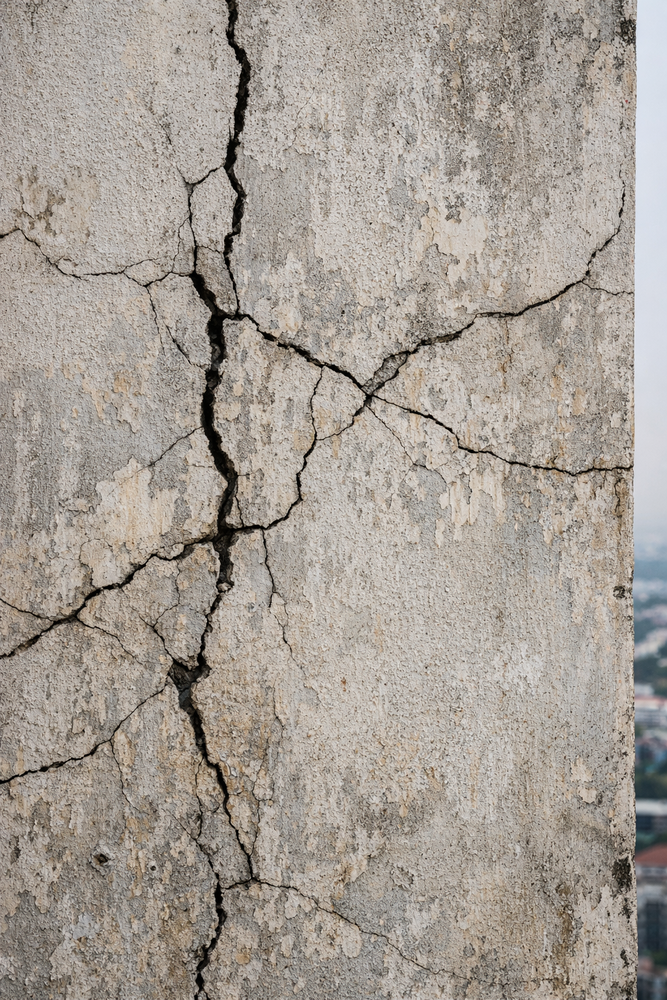
#> input picture sample_wall.png, 667 x 1000 px, shrunk from 1024 x 1536 before the run, given in place of sample_wall.jpg, which was not available
$ python crack_detection.py
#> lines starting #> are read from the running program, lines starting #| are printed output that depends on the picture; after the words box and inside, x2 and y2 are one past the last pixel; in counts of white or black regions, pixels touching at a corner belong together; pictures that were not available may be replaced by others from this repository, and a replacement may not be noted
import cv2
import numpy as np
import matplotlib.pyplot as plt
import os

# Load image captured by drone
image_path = "sample_wall.jpg"
image = cv2.imread(image_path)
#> image is the input picture: shape (1000, 667, 3); mean B, G, R 149, 157.3, 165

if image is None:
    raise FileNotFoundError("Input image not found. Place image in data/ folder.")

# Convert to grayscale
gray = cv2.cvtColor(image, cv2.COLOR_BGR2GRAY)
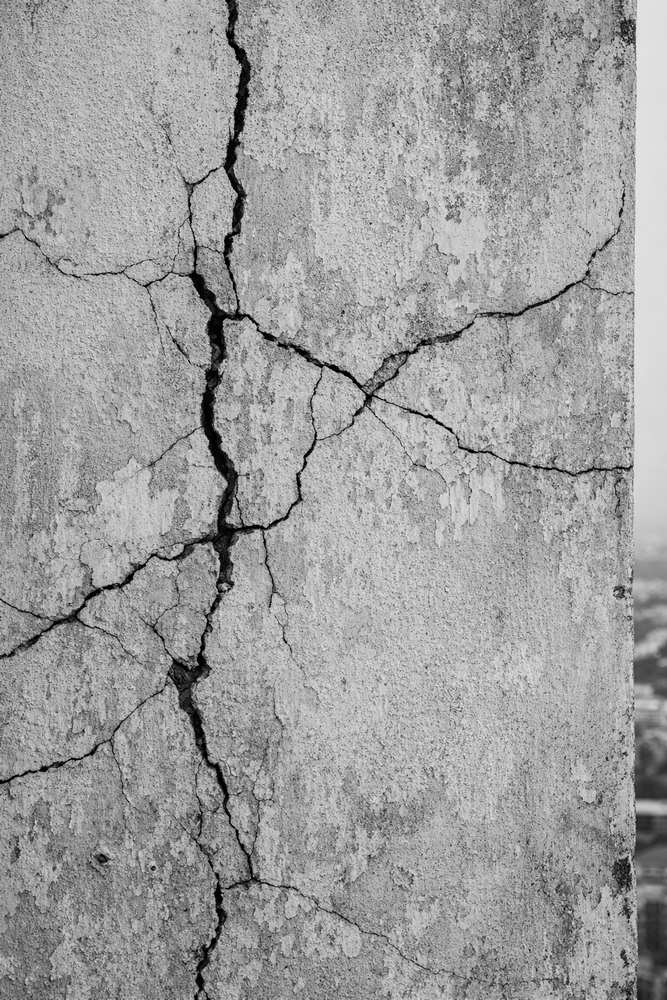
#> gray: shape (1000, 667); min 0, max 235, mean 158.6

# Reduce noise
blur = cv2.GaussianBlur(gray, (5, 5), 0)

# Detect edges (cracks)
edges = cv2.Canny(blur, 50, 150)
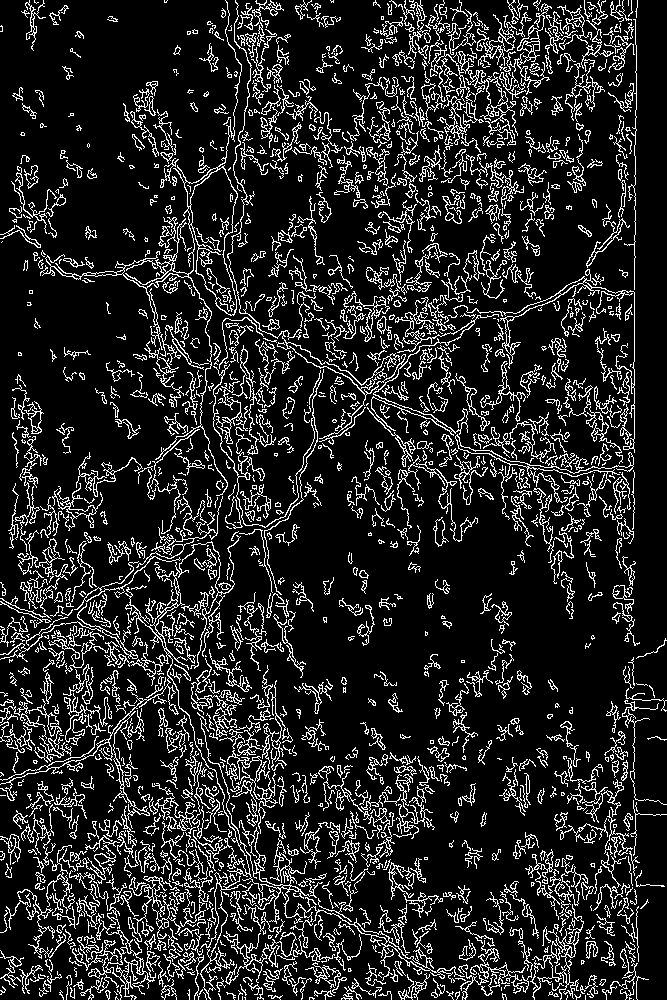
#> edges: shape (1000, 667); 14.3% white in thin lines or dots

# Strengthen cracks
kernel = np.ones((3, 3), np.uint8)
dilated = cv2.dilate(edges, kernel, iterations=1)
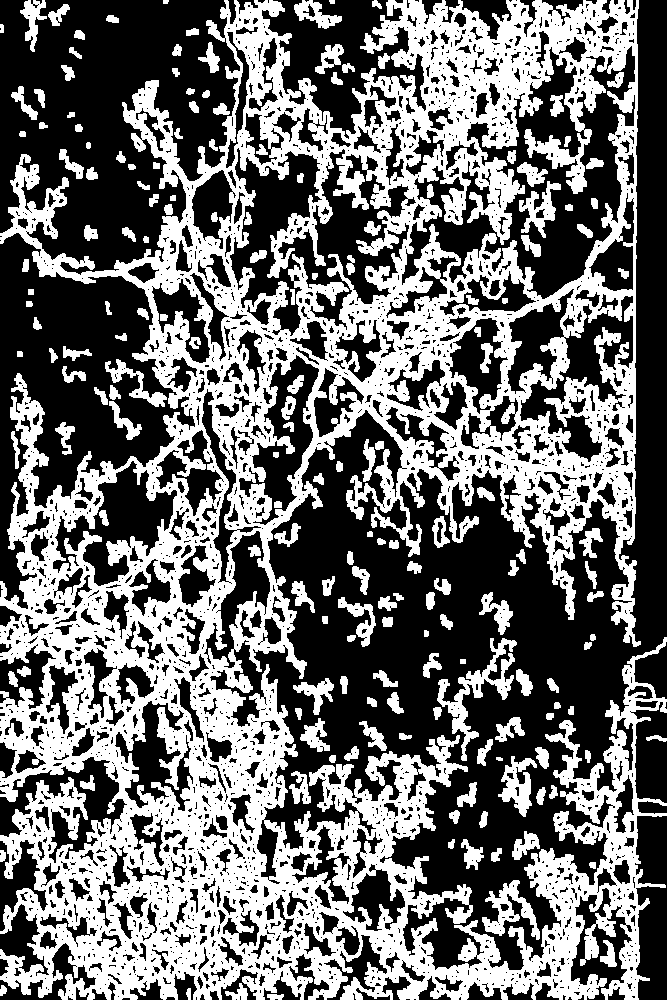
#> dilated: shape (1000, 667); 42.6% white; 178 white regions

# Find crack contours
contours, _ = cv2.findContours(dilated, cv2.RETR_EXTERNAL, cv2.CHAIN_APPROX_SIMPLE)
#> contours = 143 contours, 3 with area under 20; largest, box (x1, y1, x2, y2) and area: (0, 0, 667, 1000) 392799, (437, 638, 517, 761) 1866, (482, 880, 540, 940) 1180, (498, 756, 537, 817) 1004, (105, 359, 167, 407) 624

total_crack_pixels = 0

for cnt in contours:
    length = cv2.arcLength(cnt, False)
    total_crack_pixels += length
    cv2.drawContours(image, [cnt], -1, (0, 0, 255), 2)
#> this loop made 143 passes
#> (length, total_crack_pixels) on passes 1 to 12: (32.9, 32.9), (25.66, 58.56), (26.49, 85.04), (84.87, 169.9), (80.87, 250.8), (394.3, 645.1), (17.24, 662.3), (28.07, 690.4), (41.9, 732.3), (123.2, 855.5), (25.07, 880.6), (129, 1009.6)
#> (cnt, length, total_crack_pixels) on pass 46: ([[460, 659], [460, 663], [465, 663], [465, 659]], 13, 3239.7)
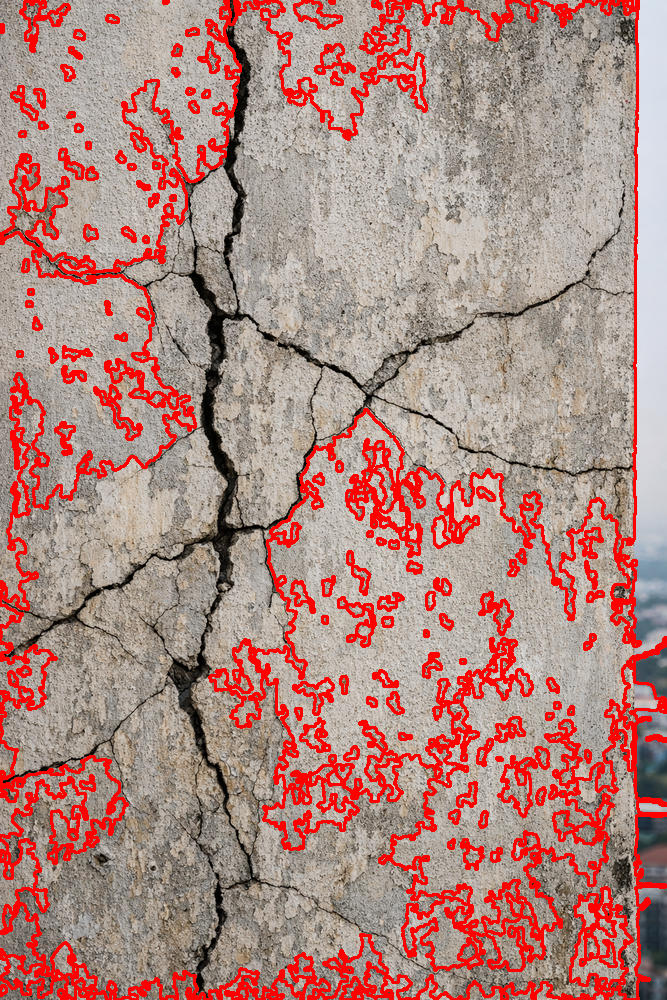
#> image: shape (1000, 667, 3); 14.19% of pixels changed, all inside (x1, y1, x2, y2) = (0, 0, 667, 1000)
#> after the loop, total_crack_pixels = 31025.5

# Convert pixels to meters
PIXEL_TO_METER = 0.001  # 1 pixel ≈ 1 mm
crack_length_meters = total_crack_pixels * PIXEL_TO_METER
#> crack_length_meters = 31.03

print(f"Total Crack Length Detected: {crack_length_meters:.2f} meters")
#| Total Crack Length Detected: 31.03 meters

# Save output image
os.makedirs("output", exist_ok=True)
output_path = "output_detected_cracks.png"
cv2.imwrite(output_path, image)

# Display result
plt.figure(figsize=(8, 6))
plt.imshow(cv2.cvtColor(image, cv2.COLOR_BGR2RGB))
plt.title("Detected Cracks")
plt.axis("off")
plt.show()
